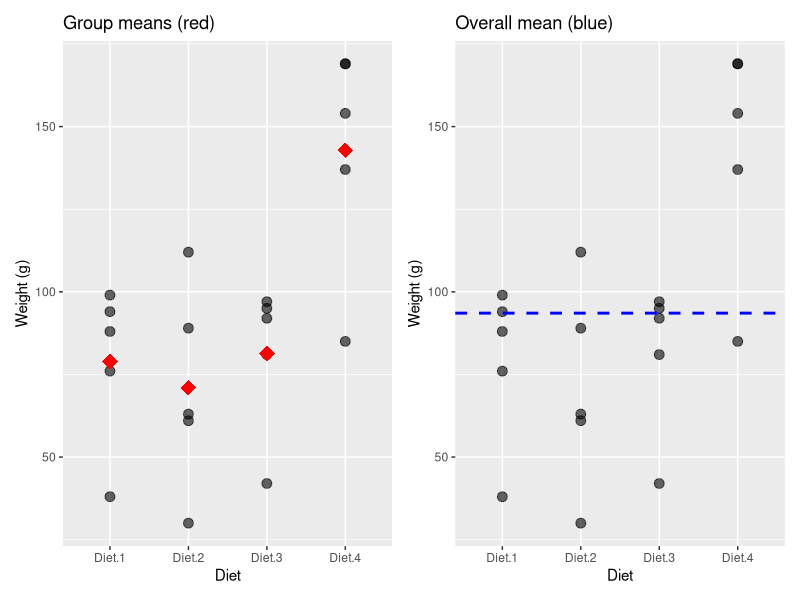
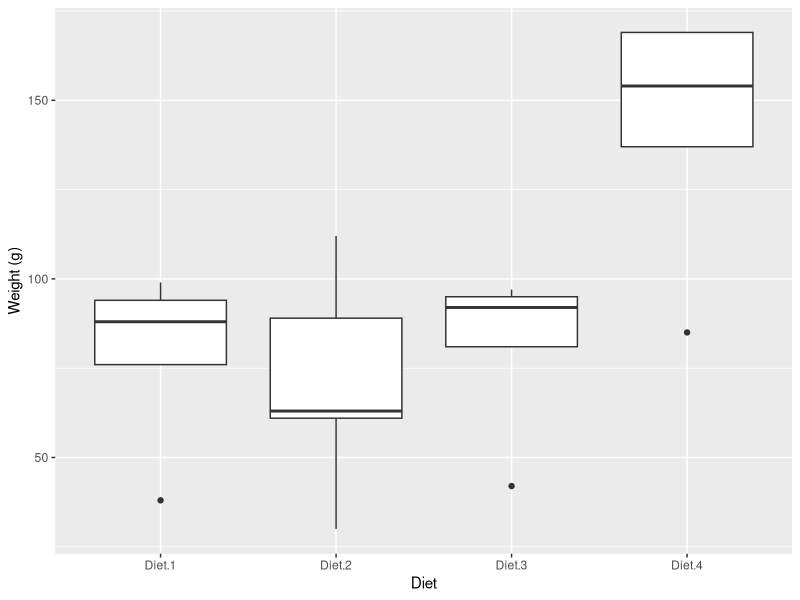
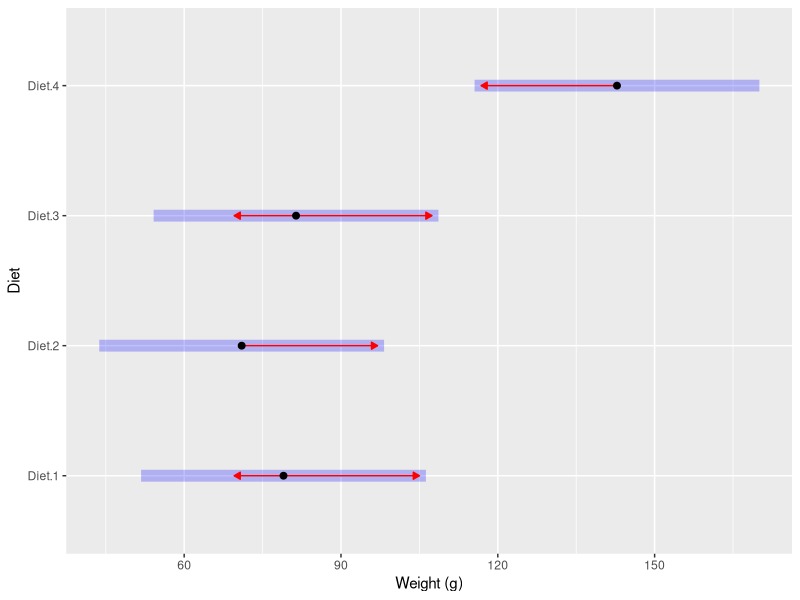

Generate these figures, in order, with R:
## ---- chunk 1
library(tidyverse)
library(ggplot2)
## ---- chunk 2
prob_all_correct <- 0.95^6
prob_all_correct
## ---- chunk 3
chicks_wide <- read.csv("data/chicks.csv")
chicks_wide
## ---- chunk 4
chicks <- read.csv("data/chicks.csv") |>
  pivot_longer(
    cols = starts_with("Diet"),
    names_to = "diet",
    values_to = "weight"
  ) |>
  mutate(diet = as.factor(diet))

chicks
## ---- chunk 5
#| label: group_means_plot
#| fig-align: center
#| code-fold: true
overall_mean <- mean(chicks$weight)
group_means <- chicks |>
  group_by(diet) |>
  summarise(mean_wt = mean(weight))

p1 <- ggplot(chicks, aes(diet, weight)) +
  geom_point(size = 3, alpha = 0.6) +
  geom_point(data = group_means, aes(diet, mean_wt),
    shape = 18, size = 5, colour = "red") +
  labs(title = "Group means (red)", x = "Diet", y = "Weight (g)")

p2 <- ggplot(chicks, aes(diet, weight)) +
  geom_point(size = 3, alpha = 0.6) +
  geom_hline(yintercept = overall_mean, colour = "blue",
    linewidth = 1, linetype = "dashed") +
  labs(title = "Overall mean (blue)", x = "Diet", y = "Weight (g)")

library(patchwork)
p1 + p2
## ---- chunk 6
#| fig-align: center
ggplot(chicks, aes(diet, weight)) +
  geom_boxplot() +
  labs(x = "Diet", y = "Weight (g)")
## ---- chunk 7
shapiro.test(chicks$weight)
## ---- chunk 8
bartlett.test(weight ~ diet, data = chicks)
## ---- chunk 9
overall_mean <- mean(chicks$weight)
ss_total <- sum((chicks$weight - overall_mean)^2)
ss_total
## ---- chunk 10
group_means <- chicks |>
  group_by(diet) |>
  summarise(grp_mean = mean(weight))

ss_trt <- sum(5 * (group_means$grp_mean - overall_mean)^2)
ss_trt
## ---- chunk 11
chicks_with_means <- chicks |>
  left_join(group_means, by = "diet")

ss_res <- sum((chicks_with_means$weight - chicks_with_means$grp_mean)^2)
ss_res
## ---- chunk 12
c(ss_total, ss_trt + ss_res)
## ---- chunk 13
model <- aov(weight ~ diet, data = chicks)
summary(model)
## ---- chunk 14
#| echo: false
aov_summary <- summary(model)[[1]]
f_val <- round(aov_summary$`F value`[1], 2)
p_val <- round(aov_summary$`Pr(>F)`[1], 4)
ms_res <- round(aov_summary$`Mean Sq`[2], 1)
## ---- chunk 15
library(emmeans)
emm <- emmeans(model, "diet")
emm
## ---- chunk 16
#| label: plot_ci
#| fig-align: center
plot(emm, comparisons = TRUE) +
  labs(x = "Weight (g)", y = "Diet")
